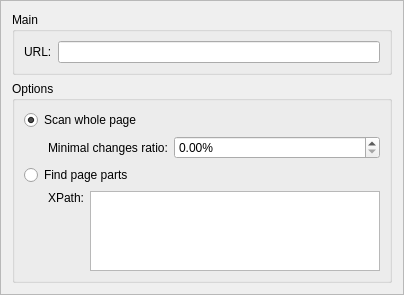
<?xml version="1.0" encoding="UTF-8"?>
<ui version="4.0">
 <class>FrmSettWeb</class>
 <widget class="QFrame" name="FrmSettWeb">
  <property name="geometry">
   <rect>
    <x>0</x>
    <y>0</y>
    <width>404</width>
    <height>295</height>
   </rect>
  </property>
  <property name="windowTitle">
   <string>Frame</string>
  </property>
  <property name="frameShape">
   <enum>QFrame::StyledPanel</enum>
  </property>
  <property name="frameShadow">
   <enum>QFrame::Raised</enum>
  </property>
  <layout class="QVBoxLayout" name="verticalLayout">
   <item>
    <widget class="QGroupBox" name="groupBox_2">
     <property name="sizePolicy">
      <sizepolicy hsizetype="Preferred" vsizetype="Preferred">
       <horstretch>1</horstretch>
       <verstretch>0</verstretch>
      </sizepolicy>
     </property>
     <property name="title">
      <string>Main</string>
     </property>
     <property name="checkable">
      <bool>false</bool>
     </property>
     <property name="checked">
      <bool>false</bool>
     </property>
     <layout class="QHBoxLayout" name="horizontalLayout_5">
      <item>
       <layout class="QHBoxLayout" name="horizontalLayout_2">
        <item>
         <layout class="QFormLayout" name="formLayout_2">
          <property name="sizeConstraint">
           <enum>QLayout::SetMinAndMaxSize</enum>
          </property>
          <property name="fieldGrowthPolicy">
           <enum>QFormLayout::AllNonFixedFieldsGrow</enum>
          </property>
          <item row="0" column="0">
           <widget class="QLabel" name="label_8">
            <property name="text">
             <string>URL:</string>
            </property>
           </widget>
          </item>
          <item row="0" column="1">
           <widget class="QLineEdit" name="e_url"/>
          </item>
         </layout>
        </item>
       </layout>
      </item>
     </layout>
    </widget>
   </item>
   <item>
    <widget class="QGroupBox" name="groupBox">
     <property name="sizePolicy">
      <sizepolicy hsizetype="Expanding" vsizetype="Expanding">
       <horstretch>1</horstretch>
       <verstretch>1</verstretch>
      </sizepolicy>
     </property>
     <property name="title">
      <string>Options</string>
     </property>
     <layout class="QVBoxLayout" name="verticalLayout_4">
      <item>
       <widget class="QRadioButton" name="rb_scan_page">
        <property name="text">
         <string>Scan whole page</string>
        </property>
        <property name="checked">
         <bool>true</bool>
        </property>
       </widget>
      </item>
      <item>
       <layout class="QVBoxLayout" name="verticalLayout_5">
        <item>
         <layout class="QHBoxLayout" name="horizontalLayout_3" stretch="0,1">
          <property name="leftMargin">
           <number>24</number>
          </property>
          <item>
           <widget class="QLabel" name="label_6">
            <property name="text">
             <string>Minimal changes ratio:</string>
            </property>
           </widget>
          </item>
          <item>
           <widget class="QDoubleSpinBox" name="sb_similarity_ratio">
            <property name="toolTip">
             <string>&lt;html&gt;&lt;head/&gt;&lt;body&gt;&lt;p&gt;Minimal changes to treat page as changed - 0 = any changes, 100 = all page must be changed&lt;/p&gt;&lt;/body&gt;&lt;/html&gt;</string>
            </property>
            <property name="suffix">
             <string>%</string>
            </property>
            <property name="maximum">
             <double>100.000000000000000</double>
            </property>
           </widget>
          </item>
         </layout>
        </item>
       </layout>
      </item>
      <item>
       <widget class="QRadioButton" name="rb_scan_parts">
        <property name="text">
         <string>Find page parts</string>
        </property>
       </widget>
      </item>
      <item>
       <layout class="QHBoxLayout" name="horizontalLayout_4" stretch="0,1">
        <property name="leftMargin">
         <number>24</number>
        </property>
        <item>
         <widget class="QLabel" name="label_4">
          <property name="text">
           <string>XPath:</string>
          </property>
          <property name="alignment">
           <set>Qt::AlignLeading|Qt::AlignLeft|Qt::AlignTop</set>
          </property>
         </widget>
        </item>
        <item>
         <widget class="QPlainTextEdit" name="e_xpath"/>
        </item>
       </layout>
      </item>
     </layout>
    </widget>
   </item>
  </layout>
 </widget>
 <resources/>
 <connections/>
</ui>
